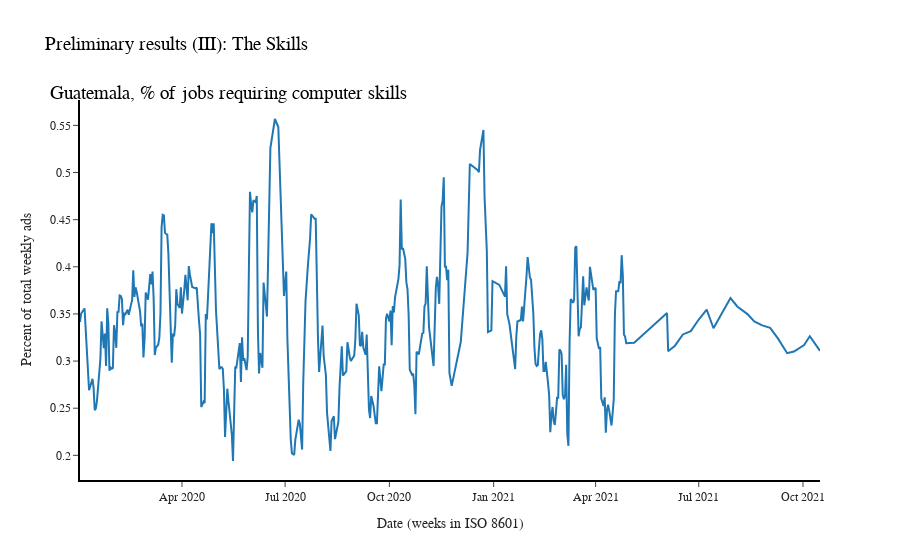

Here is the notebook cell this chart was saved with:
### Code cell
df3 = df.groupby([df.date_posted])['computer'].\
            mean().reset_index()
df3['conteo_MA'] = df3['computer'].transform(lambda x: x.rolling(7, 1).mean()) 

df3 = df3.loc[pd.to_datetime(df3.date_posted).dt.year>2019]
#Create Figure
fig3 = px.line(df3, x='date_posted', y='conteo_MA', 
                  title = 'Preliminary results (III): The Skills <br>  <br> Guatemala, % of jobs requiring computer skills',
               template ='simple_white'
                 )
fig3.update_layout(showlegend=False,
                xaxis_title="Date (weeks in ISO 8601)",
                yaxis_title="Percent of total weekly ads",
                font_family="Arial",
                title_font_family="Arial Black",
                yaxis_title_font_family ="Arial Black",
                xaxis_title_font_family ="Arial Black",
                title_font_color="black",
                title_font_size=19,
                legend_title_font_color="green",
                uniformtext_minsize=14, 
                uniformtext_mode=False)
fig3.update_traces(textposition='middle right')
fig3.update_xaxes(showline=True, linewidth=2, linecolor='black', showspikes=True)
fig3.update_yaxes(showline=True, linewidth=2, linecolor='black', showspikes=True)

iplot(fig3)

### Figure 1 — Plotly figure (JSON) as saved in the notebook; plotly's stock layout.template omitted (floating-point values rounded to 4 significant figures; data arrays with more than 128 entries replaced by an {"elided": "..."} marker saying what was removed)
{"data": [{"hovertemplate": "date_posted=%{x}<br>conteo_MA=%{y}<extra></extra>", "legendgroup": "", "line": {"color": "#1F77B4", "dash": "solid"}, "marker": {"symbol": "circle"}, "mode": "lines", "name": "", "orientation": "v", "showlegend": false, "textposition": "middle right", "type": "scatter", "x": {"elided": "375 str values"}, "xaxis": "x", "y": {"elided": "375 float values"}, "yaxis": "y"}], "layout": {"font": {"family": "Arial"}, "legend": {"title": {"font": {"color": "green"}}, "tracegroupgap": 0}, "showlegend": false, "title": {"font": {"color": "black", "family": "Arial Black", "size": 19}, "text": "Preliminary results (III): The Skills <br>  <br> Guatemala, % of jobs requiring computer skills"}, "uniformtext": {"minsize": 14, "mode": false}, "xaxis": {"anchor": "y", "domain": [0, 1], "linecolor": "black", "linewidth": 2, "showline": true, "showspikes": true, "title": {"font": {"family": "Arial Black"}, "text": "Date (weeks in ISO 8601)"}}, "yaxis": {"anchor": "x", "domain": [0, 1], "linecolor": "black", "linewidth": 2, "showline": true, "showspikes": true, "title": {"font": {"family": "Arial Black"}, "text": "Percent of total weekly ads"}}}}
